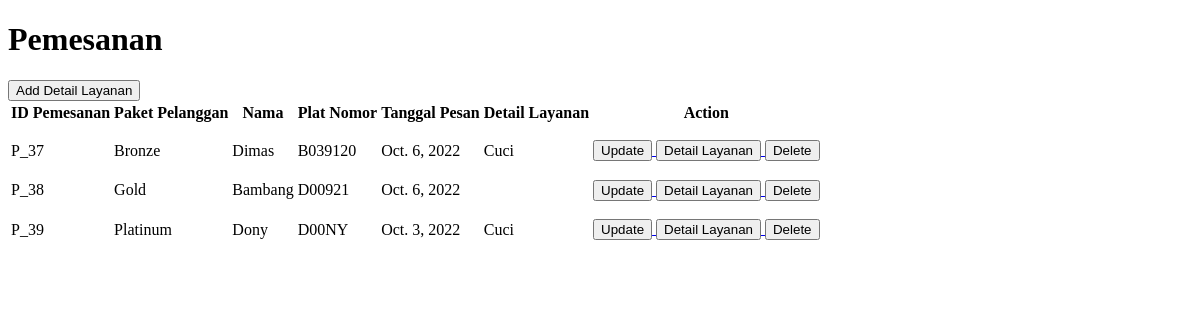
The app's page /index, older data.
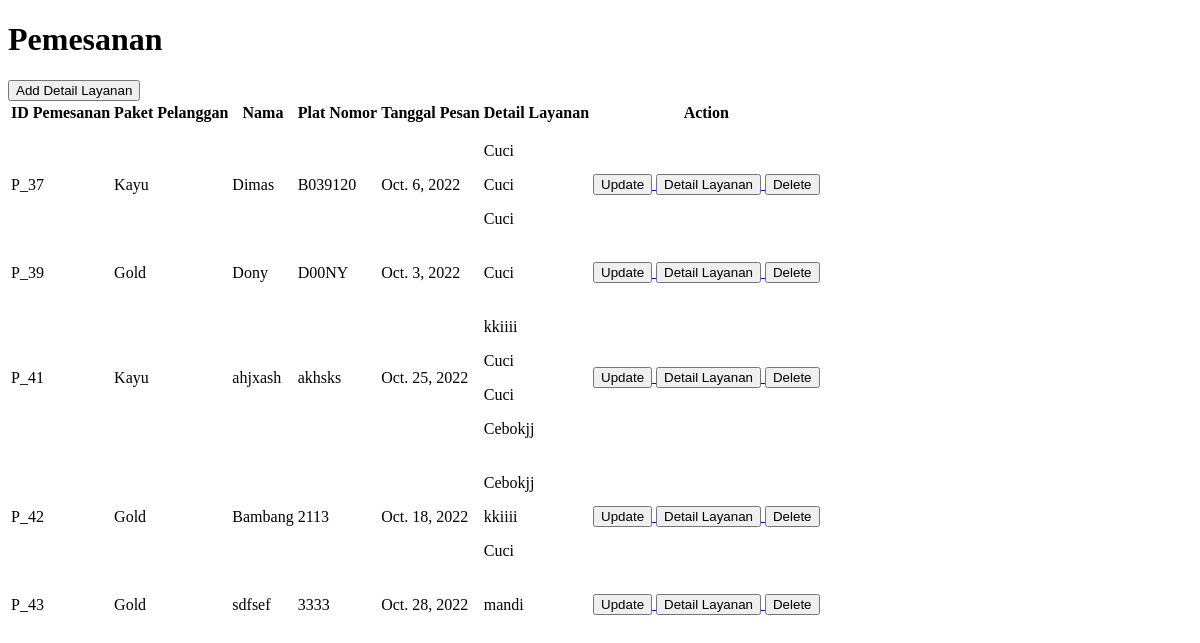
The same page, newer data.
### app/models.py (models this page shows, shortened)
class pemesanan(models.Model):
    idpemesanan = models.AutoField(primary_key=True)
    idpaketpelanggan = models.ForeignKey(paketlayanan,on_delete=models.CASCADE)
    nama = models.CharField(max_length=50)
    platnomor = models.CharField(max_length=11)
    tanggalpesan = models.DateField()

class paketlayanan(models.Model):
    idpaketlayanan = models.AutoField(primary_key=True)
    jenispaket = models.CharField(max_length=10)
    keteranganpaket = models.CharField(max_length=50)
    harga = models.IntegerField()

class detaillayanan(models.Model):
    iddetaillayanan = models.AutoField(primary_key=True)
    idlayanan = models.ForeignKey(layanan,on_delete=models.CASCADE)
    idpemesanan = models.ForeignKey(pemesanan,on_delete=models.CASCADE)

class layanan(models.Model):
    idlayanan = models.AutoField(primary_key=True)
    jenislayanan = models.CharField(max_length=10)
    harga = models.IntegerField()

### app/views.py (the view)
# urls.py: path('index', views.index, name = 'index'),
def index(request):
    data=[]
    allpemesananobj = models.pemesanan.objects.all()
    for item in allpemesananobj:
        dummy = []
        id_pemesanan = item.idpemesanan
        specificdetail = models.detaillayanan.objects.filter(idpemesanan= id_pemesanan)
        dummy.append(item)
        dummy.append(specificdetail)
        data.append(dummy)
    return render (request, 'pemesanan.html', {
        'pemesanan' : data
    })

### app/templates/pemesanan.html (shortened to what this page needs)
<!DOCTYPE html>
<html lang="en">
<head>
</head>
<body>
    <h1>Pemesanan</h1>
 <a href="{% url 'adddetaillayanan' %}"><button>
    Add Detail Layanan
 </button>
</a>
    <table>
    <tr>
        <th>ID Pemesanan</th>
        <th>Paket Pelanggan</th>
        <th>Nama</th>
        <th>Plat Nomor</th>
        <th>Tanggal Pesan</th>
        <th>Detail Layanan</th>
        <th>Action</th>
    </tr>
    {% for item in pemesanan %}
    <tr>
        <td>P_{{ item.0.idpemesanan }}</td>
        <td>{{ item.0.idpaketpelanggan.jenispaket }}</td>
        <td>{{ item.0.nama }}</td>
        <td>{{ item.0.platnomor }}</td>
        <td>{{ item.0.tanggalpesan }}</td>
        <td>
            {% for x in item.1 %}
            <p>
                {{x.idlayanan.jenislayanan}}
            </p>
            {% endfor %}
        </td>
        <td>
            <a href="{% url 'perbarui' item.0.idpemesanan %}">
                <button>Update</button>
            </a>
            <a href="{% url 'detaillayanan' item.0.idpemesanan %}">
                <button>Detail Layanan</button>
            </a>
            <a href="{% url 'hapus' item.0.idpemesanan %}">
                <button>Delete</button>
            </a>
        </td>
    </tr>
    {% endfor %}
 </table>
</body>
</html>

Row changes from the older to the newer data that the page shows:
removed pemesanan: idpemesanan "38", idpaketpelanggan.jenispaket "Gold", nama "Bambang", platnomor "D00921", tanggalpesan "Oct. 6, 2022"
changed through a linked row, pemesanan "Dimas": idpaketpelanggan.jenispaket "Bronze" → "Kayu"
added detaillayanan: idlayanan.jenislayanan "Cuci", shown under pemesanan "Dimas"
added detaillayanan: idlayanan.jenislayanan "Cuci", shown under pemesanan "Dimas"
changed through a linked row, pemesanan "Dony": idpaketpelanggan.jenispaket "Platinum" → "Gold"
added pemesanan: idpemesanan "41", idpaketpelanggan.jenispaket "Kayu", nama "ahjxash", platnomor "akhsks", tanggalpesan "Oct. 25, 2022"
added detaillayanan: idlayanan.jenislayanan "kkiiii", shown under "41"
added detaillayanan: idlayanan.jenislayanan "Cuci", shown under "41"
added detaillayanan: idlayanan.jenislayanan "Cuci", shown under "41"
added detaillayanan: idlayanan.jenislayanan "Cebokjj", shown under "41"
added pemesanan: idpemesanan "42", idpaketpelanggan.jenispaket "Gold", nama "Bambang", platnomor "2113", tanggalpesan "Oct. 18, 2022"
added detaillayanan: idlayanan.jenislayanan "Cebokjj", shown under "42"
added detaillayanan: idlayanan.jenislayanan "kkiiii", shown under "42"
added detaillayanan: idlayanan.jenislayanan "Cuci", shown under "42"
added pemesanan: idpemesanan "43", idpaketpelanggan.jenispaket "Gold", nama "sdfsef", platnomor "3333", tanggalpesan "Oct. 28, 2022"
added detaillayanan: idlayanan.jenislayanan "mandi", shown under "43"
